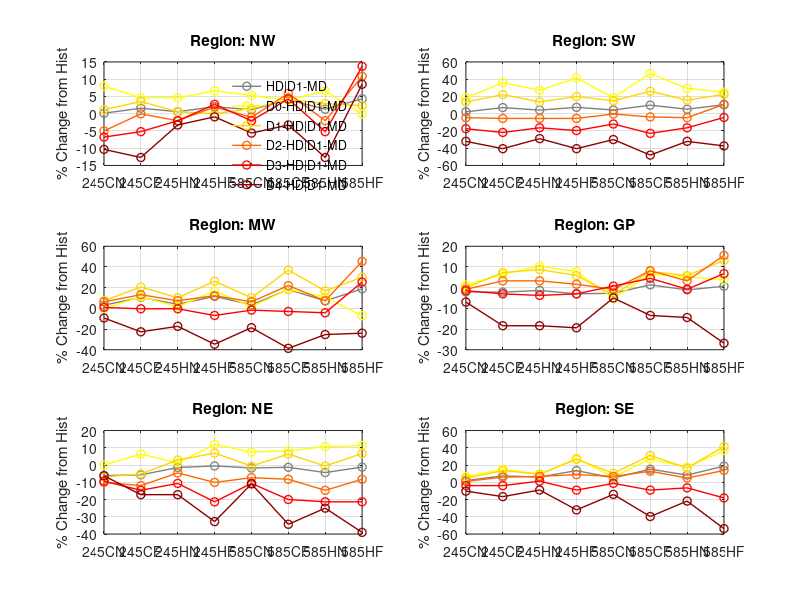

This figure's MATLAB source: (Note: this script raises an error after producing the figure.)
% Define data as 3D array: [region, probability, scenario]
% Regions: NW, SW, MW, GP, NE, SE
% Probabilities: AD|D0-MD, D0-AD|D0-MD, ..., D4-AD|D0-MD
% Scenarios: Hist, 245CN, 245CF, 245HN, 245HF, 585CN, 585CF, 585HN, 585HF

data = zeros(6, 6, 9);

% Data matrix: data(region, probability_type, scenario)

% Region 1: NW
data(1,1,:) = [0.69196, 0.693, 0.703, 0.696, 0.706, 0.7, 0.72, 0.701, 0.722];
data(1,2,:) = [0.14722, 0.159, 0.154, 0.154, 0.157, 0.155, 0.153, 0.157, 0.147];
data(1,3,:) = [0.33803, 0.342, 0.35, 0.34, 0.338, 0.343, 0.352, 0.348, 0.346];
data(1,4,:) = [0.10104, 0.096, 0.101, 0.099, 0.103, 0.1, 0.107, 0.099, 0.112];
data(1,5,:) = [0.06329, 0.059, 0.06, 0.062, 0.065, 0.062, 0.066, 0.06, 0.072];
data(1,6,:) = [0.04238, 0.038, 0.037, 0.041, 0.042, 0.04, 0.041, 0.037, 0.046];

% Region 2: SW
data(2,1,:) = [0.74872, 0.765, 0.802, 0.78, 0.804, 0.781, 0.823, 0.788, 0.827];
data(2,2,:) = [0.13837, 0.164, 0.188, 0.176, 0.196, 0.164, 0.203, 0.179, 0.173];
data(2,3,:) = [0.3078, 0.35, 0.376, 0.35, 0.369, 0.354, 0.388, 0.356, 0.377];
data(2,4,:) = [0.11637, 0.111, 0.11, 0.11, 0.11, 0.116, 0.112, 0.111, 0.129];
data(2,5,:) = [0.092, 0.076, 0.072, 0.077, 0.074, 0.081, 0.071, 0.077, 0.088];
data(2,6,:) = [0.09419, 0.064, 0.056, 0.067, 0.056, 0.066, 0.049, 0.064, 0.059];

% Region 3: MW
data(3,1,:) = [0.66759, 0.688, 0.738, 0.694, 0.745, 0.69, 0.789, 0.716, 0.793];
data(3,2,:) = [0.126, 0.126, 0.14, 0.128, 0.147, 0.128, 0.149, 0.14, 0.117];
data(3,3,:) = [0.28676, 0.308, 0.346, 0.316, 0.362, 0.316, 0.393, 0.335, 0.373];
data(3,4,:) = [0.10249, 0.109, 0.116, 0.11, 0.115, 0.109, 0.125, 0.11, 0.149];
data(3,5,:) = [0.07733, 0.078, 0.077, 0.077, 0.072, 0.076, 0.075, 0.074, 0.097];
data(3,6,:) = [0.07501, 0.068, 0.058, 0.062, 0.049, 0.061, 0.046, 0.056, 0.057];

% Region 4: GP
data(4,1,:) = [0.738, 0.723, 0.722, 0.728, 0.716, 0.718, 0.748, 0.73, 0.743];
data(4,2,:) = [0.077, 0.078, 0.082, 0.085, 0.083, 0.073, 0.082, 0.081, 0.08];
data(4,3,:) = [0.206, 0.206, 0.221, 0.224, 0.218, 0.199, 0.222, 0.218, 0.233];
data(4,4,:) = [0.122, 0.121, 0.126, 0.126, 0.124, 0.121, 0.132, 0.126, 0.141];
data(4,5,:) = [0.133, 0.131, 0.129, 0.128, 0.129, 0.134, 0.139, 0.132, 0.142];
data(4,6,:) = [0.201, 0.187, 0.164, 0.164, 0.162, 0.191, 0.174, 0.172, 0.147];

% Region 5: NE
data(5,1,:) = [0.754, 0.708, 0.711, 0.743, 0.75, 0.741, 0.744, 0.721, 0.745];
data(5,2,:) = [0.159, 0.159, 0.169, 0.161, 0.178, 0.171, 0.172, 0.176, 0.177];
data(5,3,:) = [0.347, 0.323, 0.329, 0.357, 0.371, 0.345, 0.369, 0.345, 0.37];
data(5,4,:) = [0.109, 0.098, 0.096, 0.104, 0.098, 0.101, 0.1, 0.093, 0.1];
data(5,5,:) = [0.075, 0.068, 0.064, 0.067, 0.059, 0.067, 0.06, 0.059, 0.059];
data(5,6,:) = [0.064, 0.06, 0.053, 0.053, 0.043, 0.057, 0.042, 0.048, 0.039];

% Region 6: SE
data(6,1,:) = [0.686, 0.7, 0.737, 0.727, 0.779, 0.72, 0.79, 0.743, 0.815];
data(6,2,:) = [0.133, 0.142, 0.153, 0.145, 0.17, 0.141, 0.169, 0.156, 0.182];
data(6,3,:) = [0.296, 0.31, 0.336, 0.324, 0.375, 0.327, 0.388, 0.345, 0.419];
data(6,4,:) = [0.102, 0.103, 0.108, 0.109, 0.111, 0.109, 0.115, 0.107, 0.116];
data(6,5,:) = [0.077, 0.074, 0.074, 0.078, 0.07, 0.076, 0.07, 0.072, 0.063];
data(6,6,:) = [0.078, 0.07, 0.065, 0.071, 0.053, 0.067, 0.047, 0.061, 0.036];



% Calculate percent change relative to Hist (dimension 3 index = 1)
hist_vals = data(:,:,1);
pct_change = 100 * (data - hist_vals) ./ hist_vals;

region_labels = {'NW','SW','MW','GP','NE','SE'};
prob_labels = {'HD|D1-MD','D0-HD|D1-MD','D1-HD|D1-MD','D2-HD|D1-MD','D3-HD|D1-MD','D4-HD|D1-MD'};
scenario_labels = {'245CN','245CF','245HN','245HF','585CN','585CF','585HN','585HF'};

% Define custom colors
% Colors based on U.S. Drought Monitor standards
custom_colors = [
    [0.5, 0.5, 0.5];     % AD|D0-MD - gray
    [1.0, 1.0, 0.0];     % D0 - yellow
    [1.0, 0.84, 0.0];    % D1 - gold (more distinct than light orange)
    [1.0, 0.4, 0.0];     % D2 - darker orange
    [1.0, 0.0, 0.0];     % D3 - red
    [0.55, 0.0, 0.0];    % D4 - dark red
];
figure;
for r = 1:6
    subplot(3,2,r);
    hold on;
%     yline(0, 'k-', 'LineWidth', 1, 'HandleVisibility', 'off'); % horizontal zero line
    for p = 1:6
        plot(1:8, squeeze(pct_change(r,p,2:end)), '-o', ...
             'Color', custom_colors(p,:), ...
             'DisplayName', prob_labels{p}, ...
             'LineWidth', 1);
    end
    xticks(1:8);
    xticklabels(scenario_labels);
    xtickangle(45);
    ylabel('% Change from Hist');
    title(['Region: ', region_labels{r}]);
    if r == 1
        legend('Location','best'); legend boxoff
    end
    grid on;
    hold off; box on;
%     ylim([-50, 200])
end

%% output the plot

fig = gcf;
fig.PaperUnits = 'inches';

% fig.PaperPosition = [0 0 17.7 8];
fig.PaperPosition = [0 0 10 12];
print('ScreenSizeFigure', '-dpng', '-r300')
